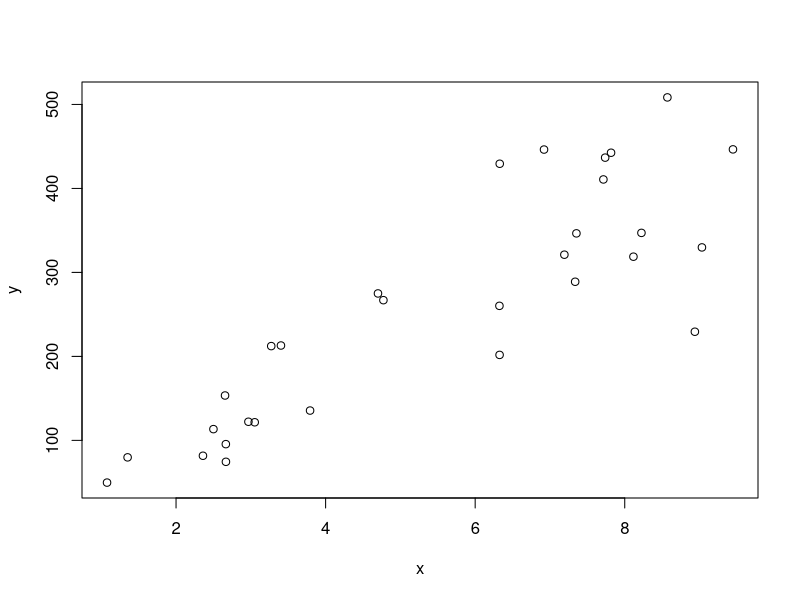

Generate this figure with R:
## ---- chunk 1
knitr::opts_chunk$set(echo = TRUE)
## ---- chunk 2
#Bring in functions from posted RMD file
set.seed(2112)
n <- 30
sigma <- 1
beta0 <- 1
beta1 <- 5
x <- runif(n, 0, 10)

dgp <- function(x, beta0 = 1, beta1 = 5, 
                sigma = 1) {
    epsilon <- rnorm(length(x), mean = 0, sd = sigma)
    y <- beta0 + beta1 * x
    return(data.frame(x = x, y = y + epsilon))
}

set.seed(2112)
mydata <- dgp(x = x, beta0 = beta0, beta1 = beta1,
    sigma = sigma)
## ---- chunk 3

#1.2

#Bring in some functions and variables from posted RMD files
Sdotdot <- function(x, y) sum( (x - mean(x)) * (y - mean(y)) )
Sxx <- Sdotdot(mydata$x, mydata$x)
Sxy <- Sdotdot(mydata$x, mydata$y)
Syy <- Sdotdot(mydata$y, mydata$y)
b1 <- Sxy / Sxx

set.seed(2112)
n <- 30
sigma <- 1
beta0 <- 1
beta1 <- 5
x <- runif(n, 0, 10)

dgp <- function(x, beta0 = 1, beta1 = 5, 
                sigma = 1) {
    epsilon <- rnorm(length(x), mean = 0, sd = sigma)
    y <- beta0 + beta1 * x
    return(data.frame(x = x, y = y + epsilon))}


R <- 1000
beta1s <- rep(NA, R)
beta0s <- rep(NA, R)
beta1s_mre <- rep(NA, R)
beta0s_mre <- rep(NA, R)
for (i in 1:R) {
    new_data <- dgp(x, beta0 = beta0, beta1 = beta1, sigma = sigma)
    Xi <- new_data$x
    Yi <- new_data$y
    Sxx <- Sdotdot(new_data$x, new_data$x)
    Sxy <- Sdotdot(new_data$x, new_data$y)
    beta1s[i] <- Sxy / Sxx
    beta0s[i] <- mean(new_data$y) - b1 * mean(new_data$x)
    beta1s_mre[i] <- (sum(1/Yi) * sum(Xi/(Yi^2)) - sum(Xi/Yi) * sum(1/(Yi^2))) / (sum(Xi/(Yi^2))^2 - sum((Xi)^2/(Yi)^2) * sum(1/(Yi^2)))
    beta0s_mre[i] <- (sum(1/Yi)-beta1s_mre[i]*sum(Xi/Yi^2))/sum(1/Yi^2)
}

var(beta1s)
var(beta1s_mre)
beta1s_mre

## ---- chunk 4
#1.3
set.seed(2112)
n <- 30
sigma <- 1
beta0 <- 1
beta1 <- 5
x <- runif(n, 0, 10)
dgp_heterogeneous <- function(x, beta0 = 1, beta1 = 50, sigma = 1) {
y <- beta0 + beta1 * x
epsilon <- rnorm(n, 0, sigma * abs(y)/5)
return(data.frame(x = x, y = y + epsilon))
}
# Notice that the variance increases with larger y.
# The average deviation y - hat(y) will also increase
plot(dgp_heterogeneous(x))

beta1s_het <- rep(NA, R)
beta0s_het <- rep(NA, R)
beta1s_mre_het <- rep(NA, R)
beta0s_mre_het <- rep(NA, R)
for (i in 1:R) {
    new_data_het <- dgp_heterogeneous(x, beta0 = beta0, beta1 = beta1, sigma = sigma)
    Xi <- new_data_het$x
    Yi <- new_data_het$y
    Sxx <- Sdotdot(new_data_het$x, new_data_het$x)
    Sxy <- Sdotdot(new_data_het$x, new_data_het$y)
    beta1s_het[i] <- Sxy / Sxx
    beta0s_het[i] <- mean(new_data_het$y) - b1 * mean(new_data_het$x)
    beta1s_mre_het[i] <- (sum(1/Yi) * sum(Xi/(Yi^2)) - sum(Xi/Yi) * sum(1/(Yi^2))) / (sum(Xi/(Yi^2))^2 - sum((Xi)^2/(Yi)^2) * sum(1/(Yi^2)))
    beta0s_mre_het[i] <- (sum(1/Yi)-beta1s_mre_het[i]*sum(Xi/Yi^2))/sum(1/Yi^2)
}

#Means
mean(beta1s_het)
mean(beta1s_mre_het)

#Standard Errors
std.error <- function(x) sd(x) / sqrt(length(x))
std.error(beta1s_het)
std.error(beta1s_mre_het)

## ---- chunk 5
#1.4
t.score1 = qt(p=0.15,df=998,lower.tail=FALSE) #t.score for an 85% confidence interval

#Checking Confidence Intervals for Part 2)
se_beta1_mre <- sd(beta1s_mre)/sqrt(length(beta1s_mre)) #Calculate SE for Beta1 MRE
se_beta1_mse <- sd(beta1s)/sqrt(length(beta1s)) #Calculate SE for Beta1 MSE

beta1s_mre_ci <- mean(beta1s_mre) + t.score1*se_beta1_mre*c(-1,1) #Build the confidence interval for Beta1 MRE (Non-Heterogeneous)
beta1s_mse_ci <- mean(beta1s) + t.score1*se_beta1_mse*c(-1,1) #Build the confidence interval for Beta1 MSE (Non-Heterogeneous)

#Checking confidence intervals for Part 3)

se_beta1_mre_het <- sd(beta1s_mre_het)/sqrt(length(beta1s_mre_het)) #Calcute SE for Beta1 MRE
se_beta1_mse_het <- sd(beta1s_het)/sqrt(length(beta1s_het)) #Calcualte SE for Beta1 MSE

beta1s_mre_het_ci <- mean(beta1s_mre_het) + t.score1*se_beta1_mre_het*c(-1,1) #Build the confidence interval for Beta1 MRE (Heterogeneous)
beta1s_mse_het_ci <- mean(beta1s_het) + t.score1*se_beta1_mse_het*c(-1,1) #Build the confidence interval for Beta1 MSE (Heterogeneous)



#Checking width of confidence intervals for MSE and MRE (Non-Heterogeneous)
beta1s_mre_ci[2]-beta1s_mre_ci[1]
beta1s_mse_ci[2]-beta1s_mse_ci[1]

#Checking width of confidence intervals for MSE and MRE (Heterogeneous)
beta1s_mre_het_ci[2]-beta1s_mre_het_ci[1]
beta1s_mse_het_ci[2]-beta1s_mse_het_ci[1]
beta1s_mre_het_ci
beta1s_mse_het_ci
## ---- chunk 6
#2.6

data(cars) # already part of R
cars_lm <- lm(dist ~ speed, data = cars)
# The X matrix has a column of 1s for beta_0
X <- model.matrix(cars_lm)
head(X)
# Calculation of the H matrix with linear algebra
# Compare this code to the formula X(X^TX)^{-1}X^T
H <- X %*% solve(t(X) %*% X) %*% t(X)
dim(H) # Check that it's square so that the inverse makes sense
# Create identity matrix
I <- diag(nrow(H))
# Part (3)
# Check if H^TH=H
# Check *within machine precision* - rounding errors happen,
# so we cant just check t(H) %*% H == H
all.equal(t(H) %*% H, H)
all.equal((I - t(H))%*%(I-H),I-H)
all.equal((I-H)%*%X,H%*%X-H%*%X)

## ---- chunk 7

# 3.1

data(mtcars)
#plot(mpg ~ am, data = mtcars)
x = mtcars$am
y = mtcars$mpg

ai <- (x-mean(x))/sum((x-mean(x))^2)
varB1hat <- sum((sd(y)^2)*ai^2)
Beta1hat <- sum(ai*y)
Beta0hat <- mean(y) - Beta1hat*mean(x)
Beta1hat
Beta0hat


t.score = qt(p=0.15,df=30,lower.tail=FALSE)
margin.error <- t.score*varB1hat
lower.bound <- Beta1hat - margin.error
upper.bound <- Beta1hat + margin.error

c(lower.bound,upper.bound)

#3.2

a <- mtcars$mpg[mtcars$am == 0]
m <- mtcars$mpg[mtcars$am == 1]

t.test(a,m,mu=0,conf.level=0.95)
